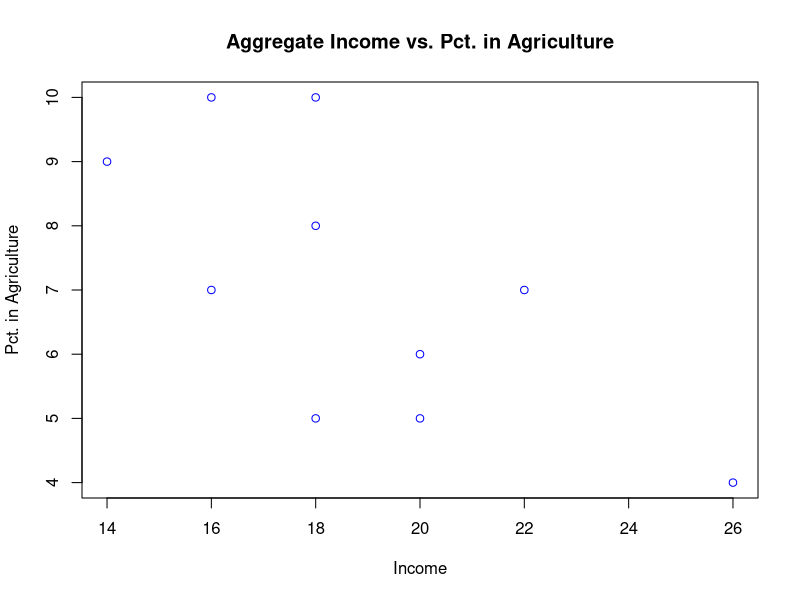

Write R code to recreate this figure.
##################################################
# 
# GEB 6895: Tools for Business Intelligence
# 
# OLS Regression Demo
# Regression with Data Entered Directly into the Script
# 
# Lealand Morin, Ph.D.
# Assistant Professor
# Department of Economics
# College of Business Administration
# University of Central Florida
# 
# September 16, 2019
# 
##################################################
# 
# Calculating_beta_hat gives an example of OLS regression
#   using data entered within this script.
#   It includes exercises to calculate the OLS
#   estimates from direct calculation and optimization.
# 
# Dependencies:
#   None. 
# 
##################################################


##################################################
# Preparing the Workspace
##################################################

# Clear workspace.
rm(list=ls(all=TRUE))

# Set working directory.
# wd_path <- '/path/to/your/folder' 
# Not required, since this program does not interact with other files.

# setwd(wd_path)

# No libraries required.
# Otherwise would have a command like the following.
# library(name_of_R_package)


##################################################
# Enter the dataset and run regression
##################################################

# Enter the numbers in the dataset.
income_data  <- c(14, 18, 18, 16, 16, 26, 20, 18, 20, 22)
agg_pct_data <- c(9, 10, 8, 7, 10, 4, 5, 5, 6, 7)
agg_data <- data.frame(income = income_data, 
                       agg_pct = agg_pct_data)

# Inspect the data.
summary(agg_data)

# Plot a scattergraph of income and housing prices. 
plot(agg_data[, 'income'], 
     agg_data[, 'agg_pct'], 
     main = 'Aggregate Income vs. Pct. in Agriculture', 
     xlab = 'Income', 
     ylab = 'Pct. in Agriculture', 
     col = 'blue')



# Estimate a regression model.
lm_model <- lm(data = agg_data, 
                 formula = income ~ agg_pct)

# Output the results to screen.
summary(lm_model)

# Store the slope coefficient. 
beta_1_hat_lm <- NA


##################################################
# Estimating beta from direct calculation
##################################################

# Calculate the estimate of the slope coefficient above. 

y <- agg_data[, 'income']
x <- agg_data[, 'agg_pct']

# ...

beta_1_hat_calc <- NA

# Compare with the output above. 


##################################################
# Estimating beta from solving equations
##################################################

# Part i: Define matrices for normal equations.

X_T_x <- NA

X_T_y <- NA

# Part ii: Solve the equations for beta. 

beta_hat_norm <- NA


##################################################
# Estimating beta from optimization
##################################################

# Part i: Sum of Squared residuals.

# Note that beta is a vector of two coefficients. 

ssr <- function(beta, y, x) {
  
  beta_0 <- beta[1]
  beta_1 <- beta[2]
  
  # ...
  
  ssr <- NA
  
  return(ssr)
}

# Part ii: Plot the SSR function on a graph.

# Draw several lines for fixed values of beta_0, 
# with candidate values of beta_1 on the horizontal axis.

# Verify that the maximum is at the beta_hat estimate.


# Part iii: Optimize the SSR function w.r.t. beta. 

# ...

beta_hat_opt <- NA


# Compare with the output above. 


##################################################
# End
##################################################

